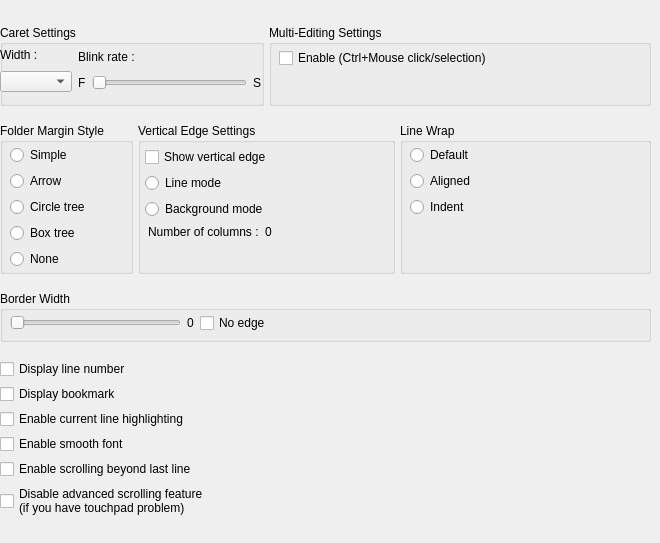
       <widget class="QWidget" name="IDD_PREFERENCE_MARGEIN_BOX">
        <widget class="QWidget" name="layoutWidget">
         <property name="geometry">
          <rect>
           <x>0</x>
           <y>13</y>
           <width>651</width>
           <height>521</height>
          </rect>
         </property>
         <layout class="QGridLayout" name="IDD_PREFERENCE_MARGEIN_BOX_layout">
          <property name="spacing">
           <number>5</number>
          </property>
          <item row="1" column="0">
           <widget class="QGroupBox" name="IDC_FMS_GB_STATIC">
            <property name="minimumSize">
             <size>
              <width>0</width>
              <height>151</height>
             </size>
            </property>
            <property name="maximumSize">
             <size>
              <width>16777215</width>
              <height>151</height>
             </size>
            </property>
            <property name="title">
             <string>Folder Margin Style</string>
            </property>
            <widget class="QWidget" name="layoutWidget">
             <property name="geometry">
              <rect>
               <x>10</x>
               <y>22</y>
               <width>161</width>
               <height>125</height>
              </rect>
             </property>
             <layout class="QVBoxLayout" name="verticalLayout_8">
              <item>
               <widget class="QRadioButton" name="IDC_RADIO_SIMPLE">
                <property name="text">
                 <string>Simple</string>
                </property>
               </widget>
              </item>
              <item>
               <widget class="QRadioButton" name="IDC_RADIO_ARROW">
                <property name="text">
                 <string>Arrow</string>
                </property>
               </widget>
              </item>
              <item>
               <widget class="QRadioButton" name="IDC_RADIO_CIRCLE">
                <property name="text">
                 <string>Circle tree</string>
                </property>
               </widget>
              </item>
              <item>
               <widget class="QRadioButton" name="IDC_RADIO_BOX">
                <property name="text">
                 <string>Box tree</string>
                </property>
               </widget>
              </item>
              <item>
               <widget class="QRadioButton" name="IDC_RADIO_FOLDMARGENONE">
                <property name="text">
                 <string>None</string>
                </property>
               </widget>
              </item>
             </layout>
            </widget>
           </widget>
          </item>
          <item row="0" column="2" colspan="3" alignment="Qt::AlignTop">
           <widget class="QGroupBox" name="IDC_MULTISELECTION_GB_STATIC">
            <property name="minimumSize">
             <size>
              <width>0</width>
              <height>81</height>
             </size>
            </property>
            <property name="maximumSize">
             <size>
              <width>16777215</width>
              <height>81</height>
             </size>
            </property>
            <property name="title">
             <string>Multi-Editing Settings</string>
            </property>
            <widget class="QCheckBox" name="IDC_CHECK_MULTISELECTION">
             <property name="geometry">
              <rect>
               <x>10</x>
               <y>25</y>
               <width>311</width>
               <height>16</height>
              </rect>
             </property>
             <property name="minimumSize">
              <size>
               <width>0</width>
               <height>16</height>
              </size>
             </property>
             <property name="maximumSize">
              <size>
               <width>16777215</width>
               <height>16</height>
              </size>
             </property>
             <property name="text">
              <string>Enable (Ctrl+Mouse click/selection)</string>
             </property>
            </widget>
           </widget>
          </item>
          <item row="2" column="0" colspan="5">
           <widget class="QGroupBox" name="IDC_BORDERWIDTH_STATIC">
            <property name="minimumSize">
             <size>
              <width>0</width>
              <height>51</height>
             </size>
            </property>
            <property name="maximumSize">
             <size>
              <width>16777215</width>
              <height>51</height>
             </size>
            </property>
            <property name="title">
             <string>Border Width</string>
            </property>
            <widget class="QWidget" name="layoutWidget">
             <property name="geometry">
              <rect>
               <x>10</x>
               <y>20</y>
               <width>261</width>
               <height>24</height>
              </rect>
             </property>
             <layout class="QHBoxLayout" name="horizontalLayout_5">
              <item>
               <widget class="QSlider" name="IDC_BORDERWIDTH_SLIDER">
                <property name="orientation">
                 <enum>Qt::Horizontal</enum>
                </property>
               </widget>
              </item>
              <item>
               <widget class="QLabel" name="IDC_BORDERWIDTHVAL_STATIC">
                <property name="text">
                 <string>0</string>
                </property>
               </widget>
              </item>
              <item>
               <widget class="QCheckBox" name="IDC_CHECK_NOEDGE">
                <property name="text">
                 <string>No edge</string>
                </property>
               </widget>
              </item>
             </layout>
            </widget>
           </widget>
          </item>
          <item row="3" column="0" colspan="5">
           <layout class="QVBoxLayout" name="verticalLayout_9">
            <item>
             <widget class="QCheckBox" name="IDC_CHECK_LINENUMBERMARGE">
              <property name="text">
               <string>Display line number</string>
              </property>
             </widget>
            </item>
            <item>
             <widget class="QCheckBox" name="IDC_CHECK_BOOKMARKMARGE">
              <property name="text">
               <string>Display bookmark</string>
              </property>
             </widget>
            </item>
            <item>
             <widget class="QCheckBox" name="IDC_CHECK_CURRENTLINEHILITE">
              <property name="text">
               <string>Enable current line highlighting</string>
              </property>
             </widget>
            </item>
            <item>
             <widget class="QCheckBox" name="IDC_CHECK_SMOOTHFONT">
              <property name="text">
               <string>Enable smooth font</string>
              </property>
             </widget>
            </item>
            <item>
             <widget class="QCheckBox" name="IDC_CHECK_SCROLLBEYONDLASTLINE">
              <property name="text">
               <string>Enable scrolling beyond last line</string>
              </property>
             </widget>
            </item>
            <item>
             <widget class="QCheckBox" name="IDC_CHECK_DISABLEADVANCEDSCROLL">
              <property name="text">
               <string>Disable advanced scrolling feature
(if you have touchpad problem)</string>
              </property>
             </widget>
            </item>
           </layout>
          </item>
          <item row="1" column="1" colspan="2">
           <widget class="QGroupBox" name="IDC_VES_GB_STATIC">
            <property name="minimumSize">
             <size>
              <width>0</width>
              <height>151</height>
             </size>
            </property>
            <property name="maximumSize">
             <size>
              <width>16777215</width>
              <height>151</height>
             </size>
            </property>
            <property name="title">
             <string>Vertical Edge Settings</string>
            </property>
            <widget class="QWidget" name="layoutWidget">
             <property name="geometry">
              <rect>
               <x>10</x>
               <y>100</y>
               <width>221</width>
               <height>17</height>
              </rect>
             </property>
             <layout class="QHBoxLayout" name="horizontalLayout_4">
              <item>
               <widget class="QLabel" name="IDC_NBCOLONE_STATIC">
                <property name="text">
                 <string>Number of columns :</string>
                </property>
                <property name="title" stdset="0">
                 <string/>
                </property>
               </widget>
              </item>
              <item>
               <widget class="QLabel" name="IDC_COLONENUMBER_STATIC">
                <property name="text">
                 <string>0</string>
                </property>
               </widget>
              </item>
             </layout>
            </widget>
            <widget class="QWidget" name="layoutWidget">
             <property name="geometry">
              <rect>
               <x>7</x>
               <y>24</y>
               <width>221</width>
               <height>73</height>
              </rect>
             </property>
             <layout class="QVBoxLayout" name="verticalLayout_10">
              <item>
               <widget class="QCheckBox" name="IDC_CHECK_SHOWVERTICALEDGE">
                <property name="text">
                 <string>Show vertical edge</string>
                </property>
               </widget>
              </item>
              <item>
               <widget class="QRadioButton" name="IDC_RADIO_LNMODE">
                <property name="text">
                 <string>Line mode</string>
                </property>
               </widget>
              </item>
              <item>
               <widget class="QRadioButton" name="IDC_RADIO_BGMODE">
                <property name="text">
                 <string>Background mode</string>
                </property>
               </widget>
              </item>
             </layout>
            </widget>
           </widget>
          </item>
          <item row="1" column="3" colspan="2" alignment="Qt::AlignTop">
           <widget class="QGroupBox" name="IDC_LW_GB_STATIC">
            <property name="minimumSize">
             <size>
              <width>0</width>
              <height>151</height>
             </size>
            </property>
            <property name="maximumSize">
             <size>
              <width>16777215</width>
              <height>151</height>
             </size>
            </property>
            <property name="title">
             <string>Line Wrap</string>
            </property>
            <widget class="QWidget" name="layoutWidget">
             <property name="geometry">
              <rect>
               <x>10</x>
               <y>22</y>
               <width>181</width>
               <height>73</height>
              </rect>
             </property>
             <layout class="QVBoxLayout" name="verticalLayout_7">
              <item>
               <widget class="QRadioButton" name="IDC_RADIO_LWDEF">
                <property name="text">
                 <string>Default</string>
                </property>
               </widget>
              </item>
              <item>
               <widget class="QRadioButton" name="IDC_RADIO_LWALIGN">
                <property name="text">
                 <string>Aligned</string>
                </property>
               </widget>
              </item>
              <item>
               <widget class="QRadioButton" name="IDC_RADIO_LWINDENT">
                <property name="text">
                 <string>Indent</string>
                </property>
               </widget>
              </item>
             </layout>
            </widget>
           </widget>
          </item>
          <item row="0" column="0" colspan="2">
           <widget class="QGroupBox" name="IDC_CARETSETTING_STATIC">
            <property name="minimumSize">
             <size>
              <width>0</width>
              <height>81</height>
             </size>
            </property>
            <property name="maximumSize">
             <size>
              <width>16777215</width>
              <height>81</height>
             </size>
            </property>
            <property name="title">
             <string>Caret Settings</string>
            </property>
            <widget class="QWidget" name="layoutWidget">
             <property name="geometry">
              <rect>
               <x>0</x>
               <y>20</y>
               <width>261</width>
               <height>51</height>
              </rect>
             </property>
             <layout class="QHBoxLayout" name="horizontalLayout_3">
              <item>
               <layout class="QVBoxLayout" name="verticalLayout_5">
                <item>
                 <widget class="QLabel" name="IDC_WIDTH_STATIC">
                  <property name="minimumSize">
                   <size>
                    <width>0</width>
                    <height>16</height>
                   </size>
                  </property>
                  <property name="maximumSize">
                   <size>
                    <width>16777215</width>
                    <height>16</height>
                   </size>
                  </property>
                  <property name="text">
                   <string>Width :</string>
                  </property>
                 </widget>
                </item>
                <item>
                 <widget class="QComboBox" name="IDC_WIDTH_COMBO">
                  <property name="minimumSize">
                   <size>
                    <width>0</width>
                    <height>21</height>
                   </size>
                  </property>
                  <property name="maximumSize">
                   <size>
                    <width>16777215</width>
                    <height>21</height>
                   </size>
                  </property>
                 </widget>
                </item>
               </layout>
              </item>
              <item>
               <layout class="QVBoxLayout" name="verticalLayout_6">
                <item>
                 <widget class="QLabel" name="IDC_BLINKRATE_STATIC">
                  <property name="minimumSize">
                   <size>
                    <width>0</width>
                    <height>16</height>
                   </size>
                  </property>
                  <property name="maximumSize">
                   <size>
                    <width>16777215</width>
                    <height>16</height>
                   </size>
                  </property>
                  <property name="text">
                   <string>Blink rate :</string>
                  </property>
                 </widget>
                </item>
                <item>
                 <layout class="QHBoxLayout" name="horizontalLayout_2">
                  <item>
                   <widget class="QLabel" name="IDC_CARETBLINKRATE_F_STATIC">
                    <property name="minimumSize">
                     <size>
                      <width>0</width>
                      <height>16</height>
                     </size>
                    </property>
                    <property name="maximumSize">
                     <size>
                      <width>16777215</width>
                      <height>16</height>
                     </size>
                    </property>
                    <property name="text">
                     <string>F</string>
                    </property>
                   </widget>
                  </item>
                  <item>
                   <widget class="QSlider" name="IDC_CARETBLINKRATE_SLIDER">
                    <property name="orientation">
                     <enum>Qt::Horizontal</enum>
                    </property>
                   </widget>
                  </item>
                  <item>
                   <widget class="QLabel" name="IDC_CARETBLINKRATE_S_STATIC">
                    <property name="minimumSize">
                     <size>
                      <width>0</width>
                      <height>16</height>
                     </size>
                    </property>
                    <property name="maximumSize">
                     <size>
                      <width>16777215</width>
                      <height>16</height>
                     </size>
                    </property>
                    <property name="text">
                     <string>S</string>
                    </property>
                   </widget>
                  </item>
                 </layout>
                </item>
               </layout>
              </item>
             </layout>
            </widget>
           </widget>
          </item>
         </layout>
        </widget>
       </widget>
